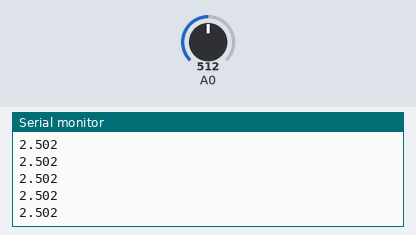
Simulated run of this sketch. Board: Arduino Uno, built with avr-gcc and run on an emulated ATmega328P. On the bench: the last lines printed to the serial monitor. The test bench sets the inputs (shaded band); at power-on: A0 = 512.

Above: at 1.2 s.
1.3 s: A0 set to 716
At 1.9 s:
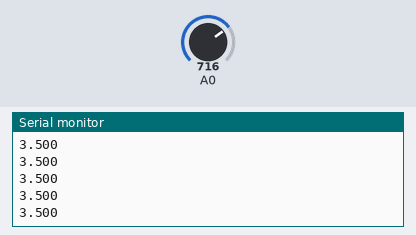
2.8 s: A0 set to 900
At 3.4 s:
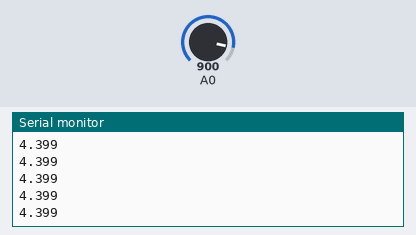
Timing chart, 0 to 5.8 s (numbered marks = the images above; inputs shaded):
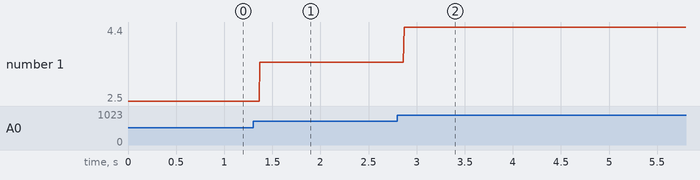

Measured:
- after the input at 1.3 s, the serial monitor: prints a new line after 0.07 s (image 1)
- after the input at 2.8 s, the serial monitor: prints a new line after 0.07 s (image 2)
- plotted number 1: 2.5 → 3.5 after the input at 1.3 s, 3.5 → 4.4 after the input at 2.8 s

The sketch:

adc1.0.ino
```cpp
void setup() {
  // put your setup code here, to run once:
  Serial.begin(9600);
}

void loop() {
  // put your main code here, to run repeatedly:
  int ADCValue;
  float volts;
  float current;

  ADCValue = analogRead(A0);
  volts = ADCValue * 5.0 / 1023.0;
  current = (volts - 2.5) * (300 / 0.625);
  Serial.println(volts, 3);
  //Serial.println(current, 1);
  delay(2);
}
```
